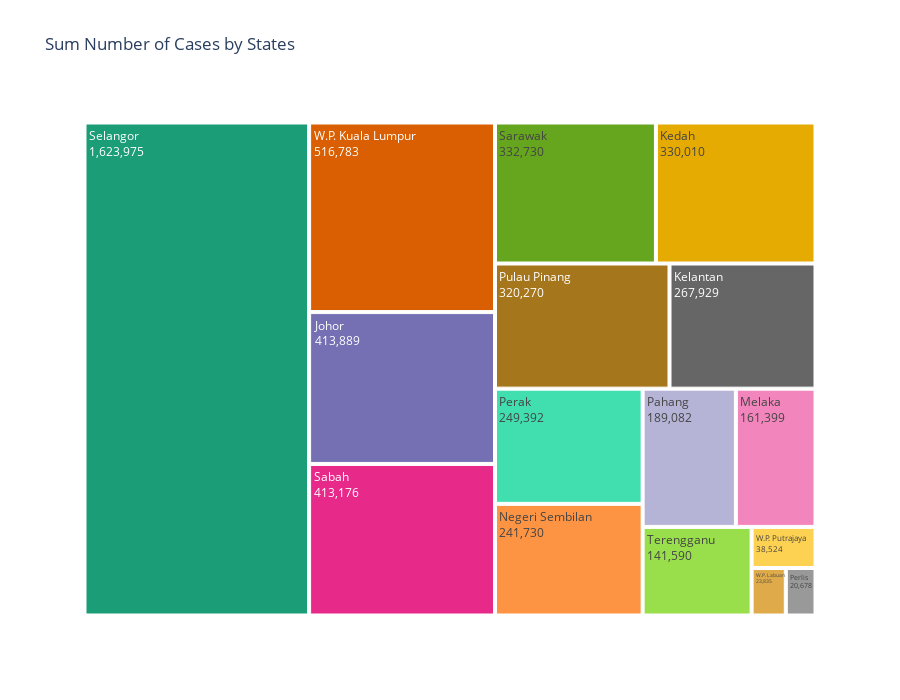

The notebook cell saved with this chart:
### Code cell
fig = px.treemap(temp.sort_values(by = 'New Cases', ascending = False).reset_index(drop = True),
                 path = ['States'], values = 'New Cases', height = 700,
                 title = 'Sum Number of Cases by States',
                 color_discrete_sequence = px.colors.qualitative.Dark2)
fig.data[0].textinfo = 'label+text+value'
fig.show()

### Figure 1 — Plotly figure (JSON) as saved in the notebook; plotly's stock layout.template omitted (floating-point values rounded to 4 significant figures)
{"data": [{"branchvalues": "total", "domain": {"x": [0, 1], "y": [0, 1]}, "hovertemplate": "labels=%{label}<br>New Cases=%{value}<br>parent=%{parent}<br>id=%{id}<extra></extra>", "ids": ["Johor", "Kedah", "Kelantan", "Melaka", "Negeri Sembilan", "Pahang", "Perak", "Perlis", "Pulau Pinang", "Sabah", "Sarawak", "Selangor", "Terengganu", "W.P. Kuala Lumpur", "W.P. Labuan", "W.P. Putrajaya"], "labels": ["Johor", "Kedah", "Kelantan", "Melaka", "Negeri Sembilan", "Pahang", "Perak", "Perlis", "Pulau Pinang", "Sabah", "Sarawak", "Selangor", "Terengganu", "W.P. Kuala Lumpur", "W.P. Labuan", "W.P. Putrajaya"], "name": "", "parents": ["", "", "", "", "", "", "", "", "", "", "", "", "", "", "", ""], "textinfo": "label+text+value", "type": "treemap", "values": [413889, 330010, 267929, 161399, 241730, 189082, 249392, 20678, 320270, 413176, 332730, 1623975, 141590, 516783, 23835, 38524]}], "layout": {"height": 700, "legend": {"tracegroupgap": 0}, "title": {"text": "Sum Number of Cases by States"}, "treemapcolorway": ["rgb(27,158,119)", "rgb(217,95,2)", "rgb(117,112,179)", "rgb(231,41,138)", "rgb(102,166,30)", "rgb(230,171,2)", "rgb(166,118,29)", "rgb(102,102,102)"]}}
